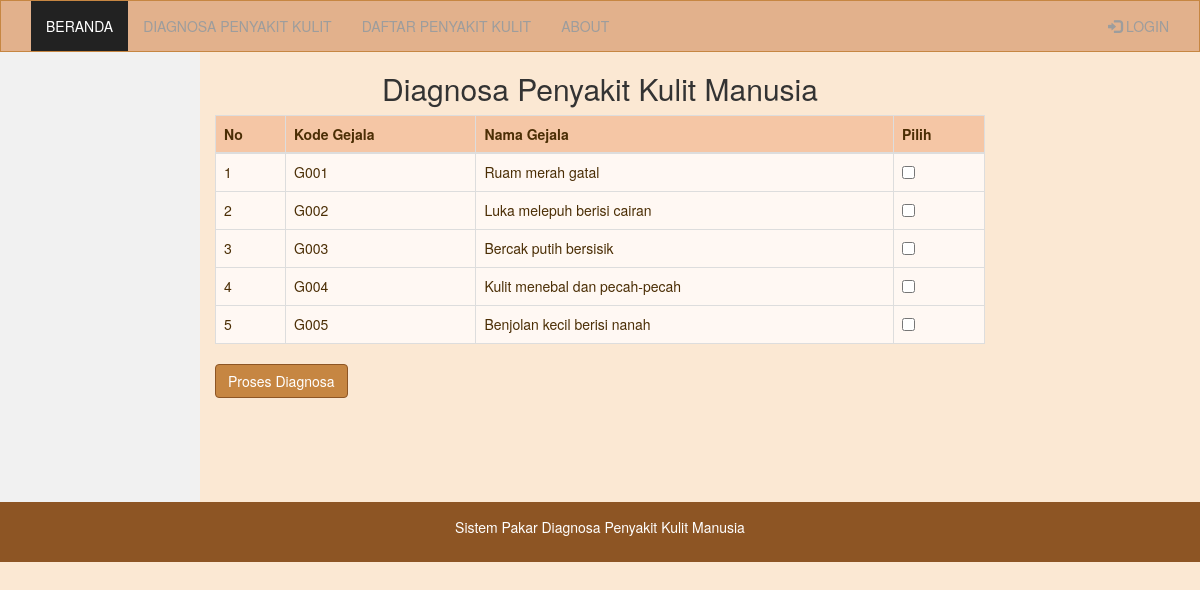
/diagnosa.php, run on the app's committed database.
### tables this page shows
CREATE TABLE `gejala` (
  `idgejala` varchar(10) NOT NULL,
  `gejala` varchar(1000) NOT NULL,
  `bagiankulit` varchar(50) NOT NULL,
  `jeniskulit` varchar(50) NOT NULL
);

### diagnosa.php (the view, shortened to what this page needs)
<?php
include('koneksi.php');
?>
<!DOCTYPE html>
<html lang="en">
<head>
  <link rel="stylesheet" href="https://maxcdn.bootstrapcdn.com/bootstrap/3.3.7/css/bootstrap.min.css">
  <link rel="stylesheet" href="css/style.css">
</head>
<body>
<nav class="navbar navbar-inverse">
  <div class="container-fluid">
    <div class="collapse navbar-collapse" id="myNavbar">
      <ul class="nav navbar-nav">
        <li class="active"><a href="index.php">BERANDA</a></li>
        <li><a href="diagnosa.php">DIAGNOSA PENYAKIT KULIT</a></li>
        <li><a href="daftarpenyakit.php">DAFTAR PENYAKIT KULIT</a></li>
        <li><a href="about.php">ABOUT</a></li>
      </ul>
      <ul class="nav navbar-nav navbar-right">
        <li><a href="#" id="myBtn"><span class="glyphicon glyphicon-log-in"></span> LOGIN</a></li>
      </ul>
    </div>
  </div>
</nav>
<div class="container-fluid text-center">
  <div class="row content">
    <div class="col-sm-2 sidenav">
    </div>
    <div class="col-sm-8 text-left">
      <h2 class="text-center">Diagnosa Penyakit Kulit Manusia</h2>
      <form method="post" action="hasildiagnosa.php" onsubmit="return validateDiagnosa();">
        <div class="table-responsive">
          <table class="table table-bordered table-striped">
            <thead>
              <tr>
                <th>No</th>
                <th>Kode Gejala</th>
                <th>Nama Gejala</th>
                <th>Pilih</th>
              </tr>
            </thead>
            <tbody>
              <?php
              $no = 1;
              $query = mysqli_query($konek_db, "SELECT * FROM gejala");
              while ($data = mysqli_fetch_array($query)) {
                echo '<tr>';
                echo '<td>' . $no++ . '</td>';
                echo '<td>' . $data['idgejala'] . '</td>';
                echo '<td>' . $data['gejala'] . '</td>';
                echo '<td><input type="checkbox" name="gejala[]" value="' . $data['idgejala'] . '"></td>';
                echo '</tr>';
              }
              ?>
            </tbody>
          </table>
        </div>
        <button type="submit" class="btn btn-primary">Proses Diagnosa</button>
      </form>
    </div>
  </div>
</div>
<footer class="container-fluid text-center">
  <p>Sistem Pakar Diagnosa Penyakit Kulit Manusia</p>
</footer>
</body>
</html>

### css/style.css (style rules this page uses)
:root { --kulit-muda: #fbe8d3; --kulit-peach: #f5c6a5; --kulit-tan: #e2b18c; --kulit-medium: #c68642; --kulit-brown: #8d5524; }
body { background-color: var(--kulit-muda) !important; }
.navbar { margin-bottom: 0; border-radius: 0; background-color: var(--kulit-tan) !important; border-color: var(--kulit-medium) !important; color: #4b2e05 !important; }
.row.content { height: 450px }
.sidenav { padding-top: 20px; background-color: #f1f1f1; height: 100%; }
footer { background-color: var(--kulit-brown) !important; color: #fff !important; padding: 15px; }
.table > thead > tr > th { background-color: var(--kulit-peach) !important; color: #4b2e05 !important; }
.table > tbody > tr > td { background-color: #fff8f3 !important; color: #4b2e05 !important; }
.btn-primary { background-color: var(--kulit-medium) !important; border-color: var(--kulit-brown) !important; }

### diagnosa.php (style rules this page uses)
.navbar-nav > .active > a, .navbar-nav > .active > a:focus, .navbar-nav > .active > a:hover { background-color: #222 !important; color: #fff !important; }

### data on the page
gejala: idgejala "G001", gejala "Ruam merah gatal"
gejala: idgejala "G002", gejala "Luka melepuh berisi cairan"
gejala: idgejala "G003", gejala "Bercak putih bersisik"
gejala: idgejala "G004", gejala "Kulit menebal dan pecah-pecah"
gejala: idgejala "G005", gejala "Benjolan kecil berisi nanah"
